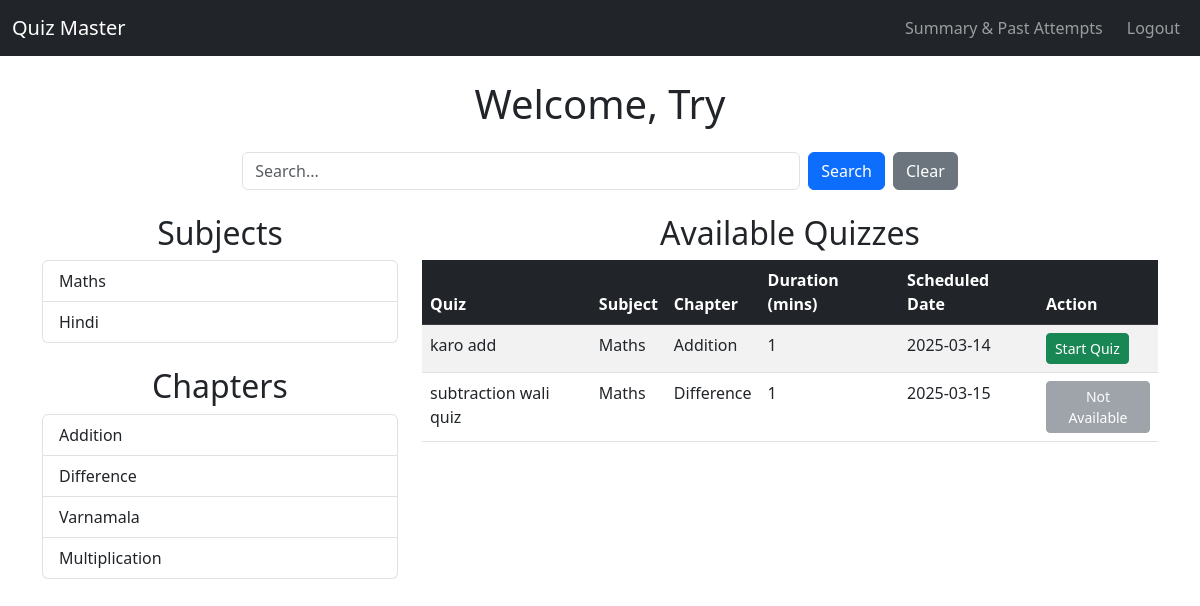
The app's page /user_dashboard (signed in), older data.
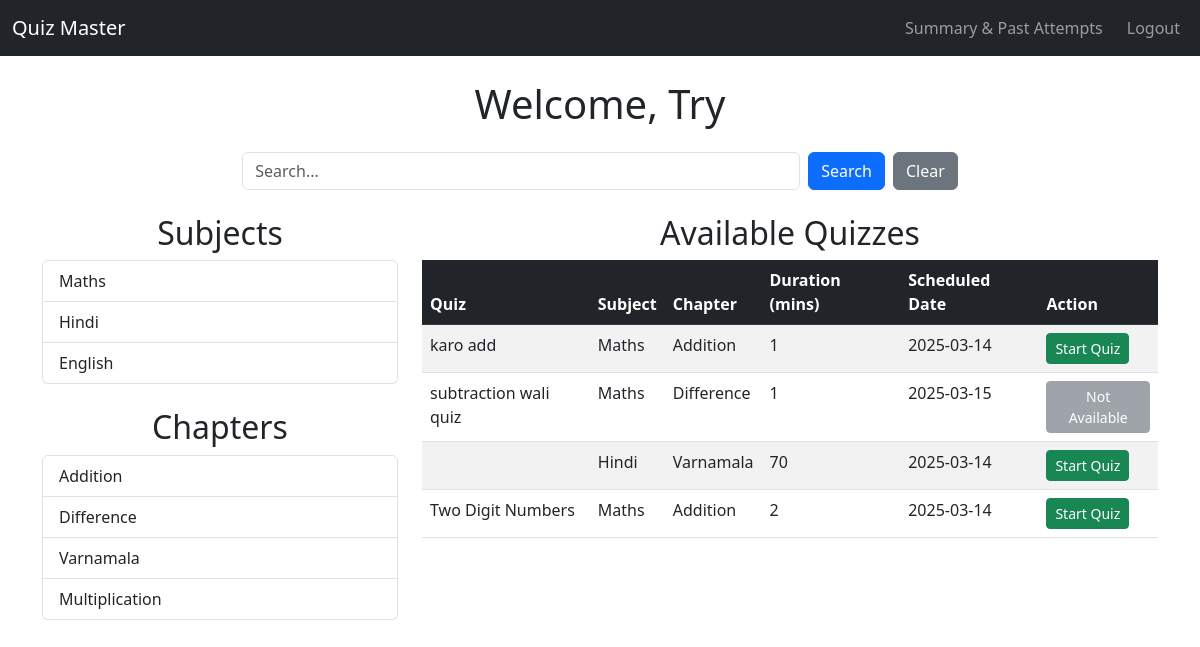
The same page, newer data.
### models/models.py (models this page shows)
class Subject(db.Model):
    id = db.Column(db.Integer, primary_key=True)
    name = db.Column(db.String(100), unique=True, nullable=False)
    description = db.Column(db.Text)
    chapters = db.relationship('Chapter', backref='subject', lazy=True)

class Chapter(db.Model):
    id = db.Column(db.Integer, primary_key=True)
    name = db.Column(db.String(100), nullable=False)
    subject_id = db.Column(db.Integer, db.ForeignKey('subject.id'), nullable=False)
    quizzes = db.relationship('Quiz', backref='chapter', lazy=True)

class Quiz(db.Model):
    id = db.Column(db.Integer, primary_key=True)
    chapter_id = db.Column(db.Integer, db.ForeignKey('chapter.id'), nullable=False)
    date_of_quiz = db.Column(db.Date)
    time_duration = db.Column(db.Integer)  # Store duration in minutes
    remarks = db.Column(db.Text)
    questions = db.relationship('Question', backref='quiz', lazy=True)

### app.py (the view)
@app.route('/user_dashboard')
def user_dashboard():
    if 'user_id' not in session:
        return redirect(url_for('login'))  # Redirect if user is not logged in
    user = User.query.get(session['user_id'])  # Fetch the logged-in user
    if not user:
        return redirect(url_for('login'))  # Safety check: user must exist
    current_date = datetime.today().date()
    search_query = request.args.get('search_query', '').strip()
    if search_query:
        subjects = Subject.query.filter(Subject.name.ilike(f"%{search_query}%")).all()
        chapters = Chapter.query.filter(Chapter.name.ilike(f"%{search_query}%")).all()
        quizzes = Quiz.query.filter(Quiz.remarks.ilike(f"%{search_query}%")).all()
    else:
        subjects = Subject.query.all()
        chapters = Chapter.query.all()
        quizzes = Quiz.query.all()
    show_subjects = bool(subjects)
    show_chapters = bool(chapters)
    show_quizzes = bool(quizzes)
    return render_template('user_dashboard.html', user=user, chapters=chapters, subjects=subjects, quizzes=quizzes, show_subjects=show_subjects, show_chapters=show_chapters, show_quizzes=show_quizzes, current_date=current_date)

### templates/user_dashboard.html (shortened to what the changed rows need)
<!DOCTYPE html>
<html lang="en">
<head>
    <link href="https://cdn.jsdelivr.net/npm/bootstrap@5.3.0/dist/css/bootstrap.min.css" rel="stylesheet">
</head>
<body>
    <div class="container mt-4">
        <h1 class="text-center">Welcome, {{ user.full_name }}</h1>
        <div class="row">
            <div class="col-md-4">
                <div class="mb-4">
                    <h2 class="text-center">Subjects</h2>
                    {% if show_subjects %}
                    <ul class="list-group">
                        {% for subject in subjects %}
                            <li class="list-group-item">{{ subject.name }}</li>
                        {% endfor %}
                    </ul>
                    {% else %}
                    <p class="text-muted text-center">No subjects found.</p>
                    {% endif %}
                </div>
                <div>
                    <h2 class="text-center">Chapters</h2>
                    {% if show_chapters %}
                    <ul class="list-group">
                        {% for chapter in chapters %}
                            <li class="list-group-item">{{ chapter.name }}</li>
                        {% endfor %}
                    </ul>
                    {% else %}
                    <p class="text-muted text-center">No chapters found.</p>
                    {% endif %}
                </div>
            </div>
            <div class="col-md-8">
                <h2 class="text-center">Available Quizzes</h2>
                {% if show_quizzes %}
                <div class="table-responsive">
                    <table class="table table-striped table-hover">
                        <thead class="table-dark">
                            <tr>
                                <th>Quiz</th>
                                <th>Subject</th>
                                <th>Chapter</th>
                                <th>Duration (mins)</th>
                                <th>Scheduled Date</th>
                                <th>Action</th>
                            </tr>
                        </thead>
                        <tbody>
                            {% for quiz in quizzes %}
                            <tr>
                                <td>{{ quiz.remarks }}</td>
                                <td>{{ quiz.chapter.subject.name }}</td>
                                <td>{{ quiz.chapter.name }}</td>
                                <td>{{ quiz.time_duration }}</td>
                                <td>{{ quiz.date_of_quiz.strftime('%Y-%m-%d') }}</td>
                                <td>
                                    {% if quiz.date_of_quiz == current_date %}
                                        <a href="{{ url_for('attempt_quiz', quiz_id=quiz.id) }}" class="btn btn-success btn-sm">Start Quiz</a>
                                    {% else %}
                                        <span class="btn btn-secondary btn-sm disabled">Not Available</span>
                                    {% endif %}
                                </td>
                            </tr>
                            {% endfor %}
                        </tbody>
                    </table>
                </div>
                {% else %}
                <p class="text-muted text-center">No quizzes found.</p>
                {% endif %}
            </div>
        </div>
    </div>
</body>
</html>

Row changes from the older to the newer data that the page shows:
added Subject: name "English"
added Quiz: chapter.subject.name "Hindi", chapter.name "Varnamala", time_duration "70", date_of_quiz "2025-03-14"
added Quiz: remarks "Two Digit Numbers", chapter.subject.name "Maths", chapter.name "Addition", time_duration "2", date_of_quiz "2025-03-14"
